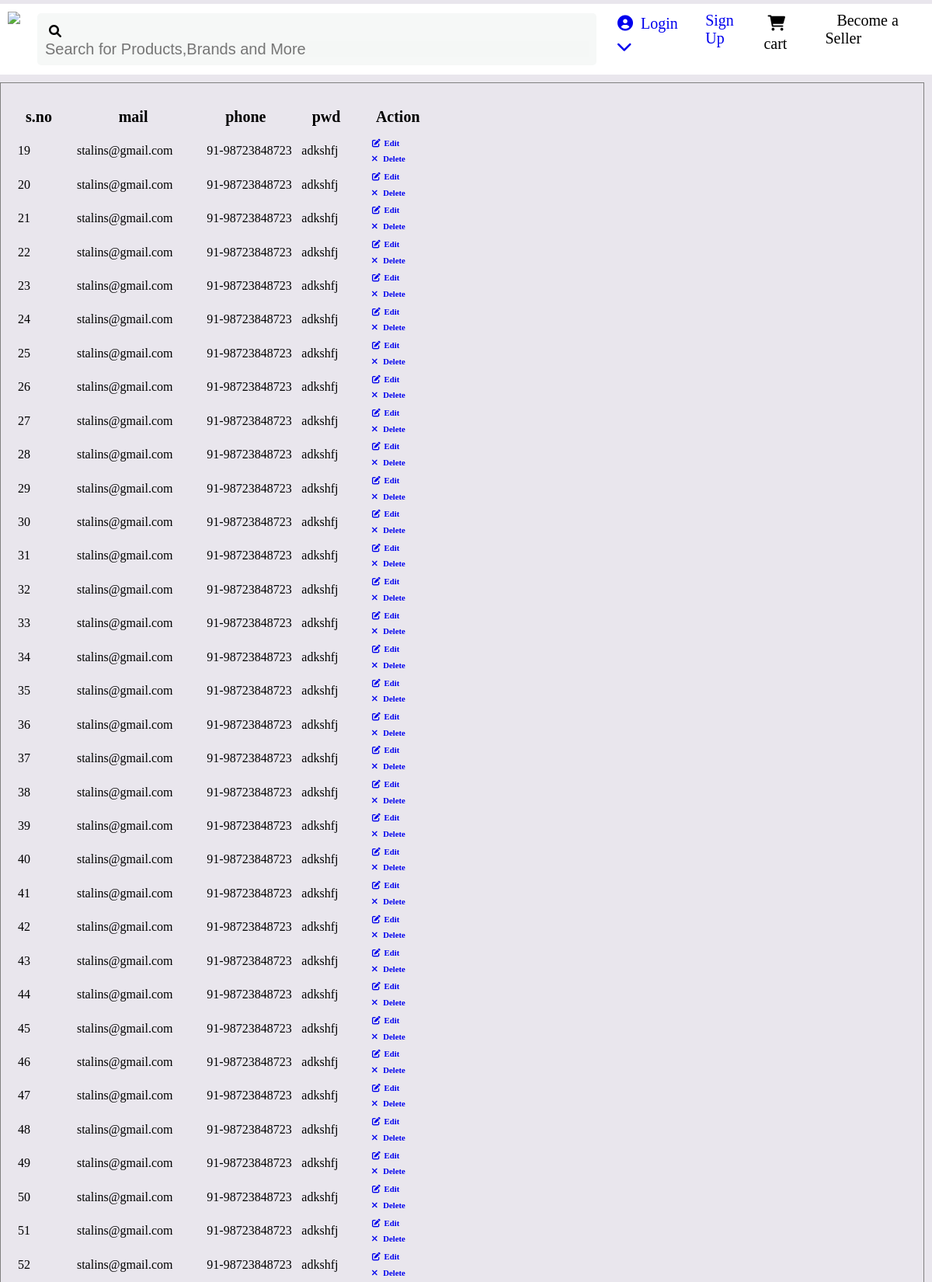
Screenshot of /htmlpage3/ (upper part) with the database file from the repository.
### project/models.py (models this page shows)
class Myusers(models.Model):
    mail = models.EmailField()
    phone = models.CharField(max_length=100)
    pwd = models.CharField(max_length=100)

### project/views.py (the view)
# urls.py: path('htmlpage3/',views.page3,name='htmlpage3'),
def page3(request):
    data = Myusers.objects.all()
    return render(request, 'a3.html', {'data': data})

### templates/a3.html (shortened to what this page needs)
<!DOCTYPE html>
<html lang="en">
<head>
    <link rel="stylesheet" href="https://cdnjs.cloudflare.com/ajax/libs/font-awesome/6.0.0/css/all.min.css" />
</head>
<body>
    <div class="x">
        <ol>
            <li> <img src="https://static-assets-web.flixcart.com/batman-returns/batman-returns/p/images/fkheaderlogo_exploreplus-44005d.svg"></li>
             <div class="a"><li ><i class="fa fa-search"></i><input type="text"placeholder="Search for Products,Brands and More"></li></div>
            <a href={% url 'htmlpage1' %}><li class="a1"> <i class="fa fa-user-circle" ></i> Login <i class="fa  fa-chevron-down"></i></li></a>
            <a href={% url 'htmlpage2' %}><li class="a1">Sign Up</li></a>
             <li class="a1"><i class="fa fa-shopping-cart" ></i> cart </li>
             <li class="a1"><i class="fa " ></i> Become a Seller</li>
        </ol>
    </div>
    <div class="f1">
    <table>
        <thead>
            <tr>
                <th>s.no</th>
                <th>mail</th>
                <th>phone</th>
                <th>pwd</th>
                <th>Action</th>
            </tr>
        </thead>
        <tbody>
            {% for record in data %}
            <tr>
                <td>{{record.id}}</td>
                <td>{{ record.mail }}</td>
                <td>{{ record.phone }}</td>
                <td>{{record.pwd}}</td>
                <td><a href={% url 'htmlpage4' record.id %} ><h6><i class="fa fa-edit "></i>Edit</h6></a><a href=" "><h6><i class="fa fa-remove  "></i> Delete</h6></td></a>
            </tr>
            {% endfor %}
        </tbody>
    </table>
</div>
</body>
</html>

### templates/a3.html (style rules this page uses)
* { margin: 0; padding: 0; box-sizing: border-box; }
ol li { list-style-type: none; }
li { padding: 10px; }
ol { display: flex; }
input { border:none; width:700px; height: 20px; font-size:20px; background-color: rgb(245, 247, 246); }
.a { background-color: rgb(246, 248, 247); margin:12px; border-radius: 5px; }
.a1 { font-size: 20px; }
.fa { padding: 5px; }
.x { background-color: white; margin-top: 5px; }
body { background-color: rgb(233, 230, 237); }
.f1 { margin-top: 10px; border:1px solid gray; padding: 20px; margin-right: 10px; }
tr th { font-size: 20px; padding: 10px; padding-right: 30px; }
a { text-decoration: none; }

### rows the page displays
Myusers: id "19", mail "stalins@gmail.com", phone "91-98723848723", pwd "adkshfj"
Myusers: id "20", mail "stalins@gmail.com", phone "91-98723848723", pwd "adkshfj"
Myusers: id "21", mail "stalins@gmail.com", phone "91-98723848723", pwd "adkshfj"
Myusers: id "22", mail "stalins@gmail.com", phone "91-98723848723", pwd "adkshfj"
Myusers: id "23", mail "stalins@gmail.com", phone "91-98723848723", pwd "adkshfj"
Myusers: id "24", mail "stalins@gmail.com", phone "91-98723848723", pwd "adkshfj"
Myusers: id "25", mail "stalins@gmail.com", phone "91-98723848723", pwd "adkshfj"
Myusers: id "26", mail "stalins@gmail.com", phone "91-98723848723", pwd "adkshfj"
Myusers: id "27", mail "stalins@gmail.com", phone "91-98723848723", pwd "adkshfj"
Myusers: id "28", mail "stalins@gmail.com", phone "91-98723848723", pwd "adkshfj"
Myusers: id "29", mail "stalins@gmail.com", phone "91-98723848723", pwd "adkshfj"
Myusers: id "30", mail "stalins@gmail.com", phone "91-98723848723", pwd "adkshfj"
Myusers: id "31", mail "stalins@gmail.com", phone "91-98723848723", pwd "adkshfj"
Myusers: id "32", mail "stalins@gmail.com", phone "91-98723848723", pwd "adkshfj"
Myusers: id "33", mail "stalins@gmail.com", phone "91-98723848723", pwd "adkshfj"
Myusers: id "34", mail "stalins@gmail.com", phone "91-98723848723", pwd "adkshfj"
Myusers: id "35", mail "stalins@gmail.com", phone "91-98723848723", pwd "adkshfj"
Myusers: id "36", mail "stalins@gmail.com", phone "91-98723848723", pwd "adkshfj"
Myusers: id "37", mail "stalins@gmail.com", phone "91-98723848723", pwd "adkshfj"
Myusers: id "38", mail "stalins@gmail.com", phone "91-98723848723", pwd "adkshfj"
Myusers: id "39", mail "stalins@gmail.com", phone "91-98723848723", pwd "adkshfj"
Myusers: id "40", mail "stalins@gmail.com", phone "91-98723848723", pwd "adkshfj"
Myusers: id "41", mail "stalins@gmail.com", phone "91-98723848723", pwd "adkshfj"
Myusers: id "42", mail "stalins@gmail.com", phone "91-98723848723", pwd "adkshfj"
Myusers: id "43", mail "stalins@gmail.com", phone "91-98723848723", pwd "adkshfj"
Myusers: id "44", mail "stalins@gmail.com", phone "91-98723848723", pwd "adkshfj"
Myusers: id "45", mail "stalins@gmail.com", phone "91-98723848723", pwd "adkshfj"
Myusers: id "46", mail "stalins@gmail.com", phone "91-98723848723", pwd "adkshfj"
Myusers: id "47", mail "stalins@gmail.com", phone "91-98723848723", pwd "adkshfj"
Myusers: id "48", mail "stalins@gmail.com", phone "91-98723848723", pwd "adkshfj"
Myusers: id "49", mail "stalins@gmail.com", phone "91-98723848723", pwd "adkshfj"
Myusers: id "50", mail "stalins@gmail.com", phone "91-98723848723", pwd "adkshfj"
Myusers: id "51", mail "stalins@gmail.com", phone "91-98723848723", pwd "adkshfj"
Myusers: id "52", mail "stalins@gmail.com", phone "91-98723848723", pwd "adkshfj"
